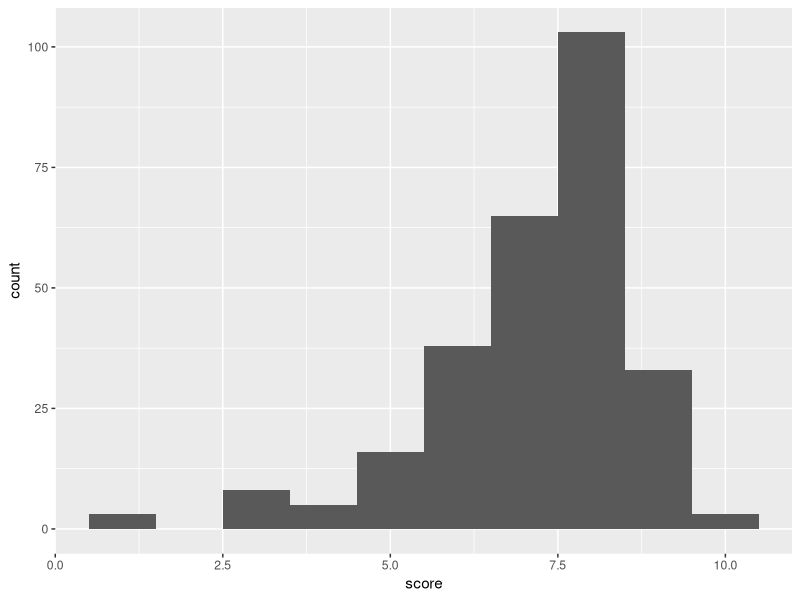

Reproduce this figure in R. (Note: this script raises an error after producing the figure.)
library(tidyverse)
library(ggplot2)

percentages <- c(1,0,3,2,6,14,24,38,12,1)
total <- 272

calc_population <- function(total_votes, percentages) {
  array <- c()
  for (i in percentages) {
    pop <- round((total_votes * i)/100, 0)
    array <- c(array, pop)
  }
  return(array)
}

pop <- calc_population(total, percentages)

poll <- tibble(score = c(1:10), n = pop)

ggplot(poll) +
  geom_histogram(aes(x = score, weight = n), bins = 10)

scores_e4 <- c(rep(1,3),
            rep(2,0),
            rep(3,8),
            rep(4,5),
            rep(5,16),
            rep(6,38),
            rep(7,65),
            rep(8,103),
            rep(9,33),
            rep(10,3))

mean(scores_e4)
median(scores_e4)

quantile(scores, probs = c(0, 0.25, 0.5, 0.75, 1))

quantile(scores, probs)